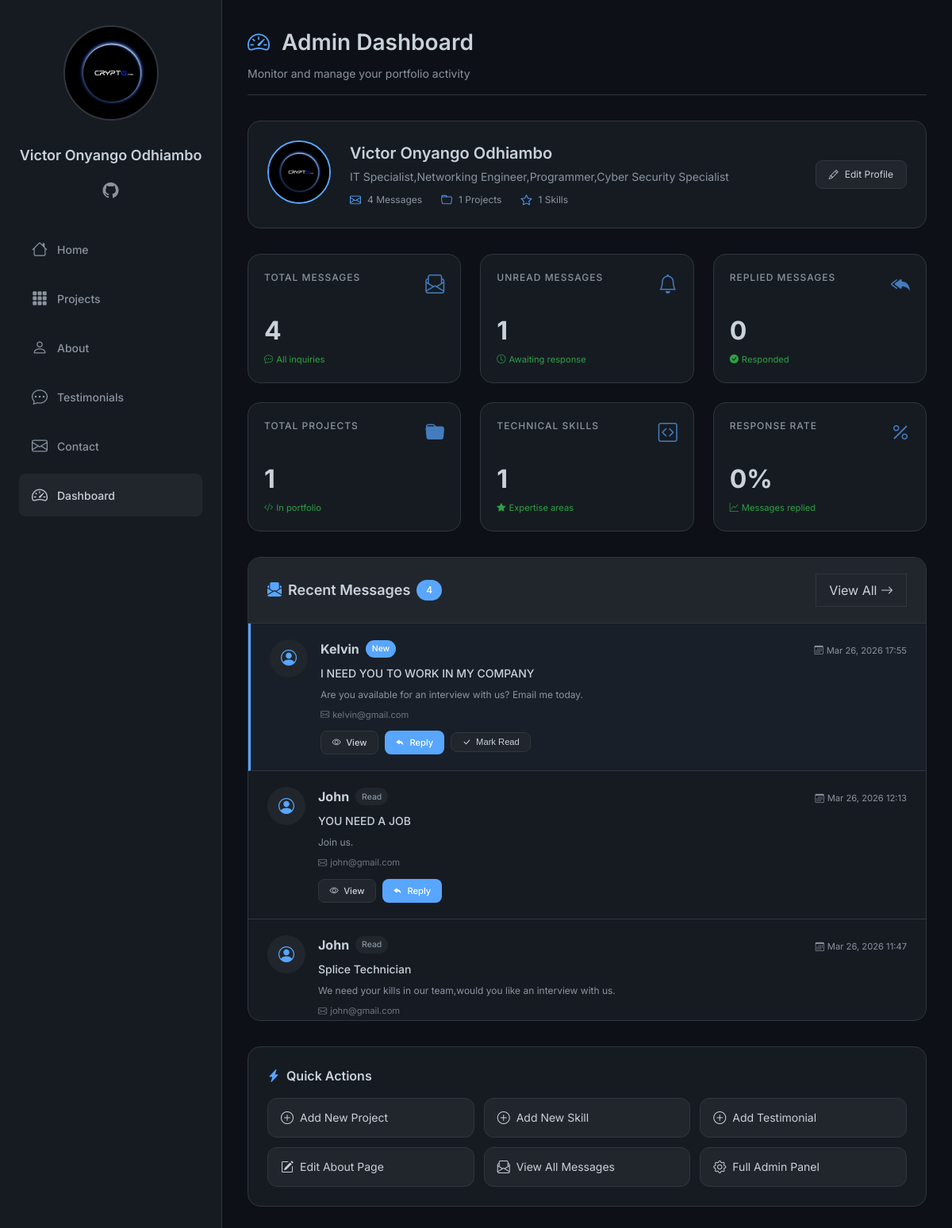
The page /dashboard/ (signed in) on the database its author committed.
### portfolio/models.py (models this page shows, shortened)
class About(models.Model):
    name = models.CharField(max_length=100, default="My Name")
    title = models.CharField(max_length=200, help_text="Your professional title")
    bio = models.TextField(help_text="Tell visitors about yourself")
    profile_image = models.ImageField(upload_to='profile/', blank=True, null=True)
    hero_background = models.ImageField(upload_to='hero/', blank=True, null=True, help_text="Background image for hero section")
    resume_file = models.FileField(upload_to='resume/', blank=True, null=True)
    email = models.EmailField()
    phone = models.CharField(max_length=20, blank=True)
    location = models.CharField(max_length=200, blank=True)
    github = models.URLField(blank=True)
    linkedin = models.URLField(blank=True)
    twitter = models.URLField(blank=True)
    updated_date = models.DateTimeField(auto_now=True)
    class Meta:
        verbose_name = 'About'
        verbose_name_plural = 'About'

class ContactMessage(models.Model):
    name = models.CharField(max_length=200)
    email = models.EmailField()
    subject = models.CharField(max_length=200)
    message = models.TextField()
    created_date = models.DateTimeField(auto_now_add=True)
    is_read = models.BooleanField(default=False)
    reply_subject = models.CharField(max_length=200, blank=True, null=True)
    reply_message = models.TextField(blank=True, null=True)
    reply_sent_date = models.DateTimeField(blank=True, null=True)
    is_replied = models.BooleanField(default=False)
    class Meta:
        ordering = ['-created_date']
        verbose_name = 'Contact Message'
        verbose_name_plural = 'Contact Messages'

### portfolio/views.py (the view)
# urls.py: path('dashboard/', views.dashboard, name='dashboard'),
@staff_member_required
def dashboard(request):
    all_messages = ContactMessage.objects.all().order_by('-created_date')
    unread_messages = all_messages.filter(is_read=False).count()
    read_messages = all_messages.filter(is_read=True).count()
    replied_messages = all_messages.filter(is_replied=True).count()
    about = About.objects.first()
    context = {
        'total_messages': all_messages.count(),
        'unread_messages': unread_messages,
        'read_messages': read_messages,
        'replied_messages': replied_messages,
        'messages_list': all_messages[:50],
        'total_projects': Project.objects.count(),
        'total_skills': Skill.objects.count(),
        'about': about,
    }
    return render(request, 'portfolio/dashboard.html', context)

### templates/portfolio/dashboard.html (shortened to what this page needs)
{% extends 'portfolio/base.html' %}
{% load static %}
{% block content %}
<div class="container">
    <div class="dashboard-container">
        <div class="dashboard-header">
            <h1>
                <i class="bi bi-speedometer2" style="color: var(--accent); margin-right: 0.5rem;"></i>
                Admin Dashboard
            </h1>
            <p>Monitor and manage your portfolio activity</p>
        </div>
        <div class="profile-summary">
            <div class="profile-summary-avatar">
                {% if about and about.profile_image %}
                    <img src="{{ about.profile_image.url }}" alt="{{ about.name }}">
                {% else %}
                    <div class="avatar-placeholder">
                        <i class="bi bi-person-fill"></i>
                    </div>
                {% endif %}
            </div>
            <div class="profile-summary-info">
                <h2>{% if about %}{{ about.name }}{% else %}Admin User{% endif %}</h2>
                <p>{% if about %}{{ about.title }}{% else %}Portfolio Administrator{% endif %}</p>
                <div class="profile-summary-stats">
                    <div class="profile-stat">
                        <i class="bi bi-envelope"></i>
                        <span>{{ total_messages|default:"0" }} Messages</span>
                    </div>
                    <div class="profile-stat">
                        <i class="bi bi-folder"></i>
                        <span>{{ total_projects|default:"0" }} Projects</span>
                    </div>
                    <div class="profile-stat">
                        <i class="bi bi-star"></i>
                        <span>{{ total_skills|default:"0" }} Skills</span>
                    </div>
                </div>
            </div>
            <div class="profile-summary-action">
                <a href="/admin/portfolio/about/1/change/" class="edit-profile-btn">
                    <i class="bi bi-pencil"></i> Edit Profile
                </a>
            </div>
        </div>
        <div class="stats-grid">
            <div class="stat-card">
                <div class="stat-header">
                    <h3>Total Messages</h3>
                    <i class="bi bi-envelope-paper stat-icon"></i>
                </div>
                <div class="stat-number">{{ total_messages|default:"0" }}</div>
                <div class="stat-trend">
                    <i class="bi bi-chat-dots"></i>
                    <span>All inquiries</span>
                </div>
            </div>
            <div class="stat-card">
                <div class="stat-header">
                    <h3>Unread Messages</h3>
                    <i class="bi bi-bell stat-icon"></i>
                </div>
                <div class="stat-number">{{ unread_messages|default:"0" }}</div>
                <div class="stat-trend">
                    <i class="bi bi-clock"></i>
                    <span>Awaiting response</span>
                </div>
            </div>
            <div class="stat-card">
                <div class="stat-header">
                    <h3>Replied Messages</h3>
                    <i class="bi bi-reply-all-fill stat-icon"></i>
                </div>
                <div class="stat-number">{{ replied_messages|default:"0" }}</div>
                <div class="stat-trend">
                    <i class="bi bi-check-circle-fill"></i>
                    <span>Responded</span>
                </div>
            </div>
            <div class="stat-card">
                <div class="stat-header">
                    <h3>Total Projects</h3>
                    <i class="bi bi-folder-fill stat-icon"></i>
                </div>
                <div class="stat-number">{{ total_projects|default:"0" }}</div>
                <div class="stat-trend">
                    <i class="bi bi-code-slash"></i>
                    <span>In portfolio</span>
                </div>
            </div>
            <div class="stat-card">
                <div class="stat-header">
                    <h3>Technical Skills</h3>
                    <i class="bi bi-code-square stat-icon"></i>
                </div>
                <div class="stat-number">{{ total_skills|default:"0" }}</div>
                <div class="stat-trend">
                    <i class="bi bi-star-fill"></i>
                    <span>Expertise areas</span>
                </div>
            </div>
            <div class="stat-card">
                <div class="stat-header">
                    <h3>Response Rate</h3>
                    <i class="bi bi-percent stat-icon"></i>
                </div>
                <div class="stat-number">
                    {% if total_messages > 0 %}
                        {{ replied_messages|floatformat:0 }}%
                    {% else %}
                        0%
                    {% endif %}
                </div>
                <div class="stat-trend">
                    <i class="bi bi-graph-up"></i>
                    <span>Messages replied</span>
                </div>
            </div>
        </div>
        <div class="messages-section">
            <div class="section-header">
                <h2>
                    <i class="bi bi-envelope-paper-fill"></i>
                    Recent Messages
                    <span class="message-count">{{ messages_list|length }}</span>
                </h2>
                <a href="/admin/portfolio/contactmessage/" class="btn-view" style="padding: 0.5rem 1rem; text-decoration: none;">
                    View All <i class="bi bi-arrow-right"></i>
                </a>
            </div>
            <div class="messages-list">
                {% for message in messages_list %}
                <div class="message-item {% if not message.is_read %}unread{% endif %}">
                    <div class="message-avatar">
                        <i class="bi bi-person-circle"></i>
                    </div>
                    <div class="message-content">
                        <div class="message-header">
                            <div class="message-sender">
                                <strong>{{ message.name }}</strong>
                                {% if not message.is_read %}
                                <span class="message-badge unread">New</span>
                                {% endif %}
                                {% if message.is_replied %}
                                <span class="message-badge replied">Replied</span>
                                {% elif message.is_read %}
                                <span class="message-badge read">Read</span>
                                {% endif %}
                            </div>
                            <div class="message-date">
                                <i class="bi bi-calendar3"></i>
                                {{ message.created_date|date:"M d, Y H:i" }}
                            </div>
                        </div>
                        <div class="message-subject">
                            {{ message.subject|default:"No subject" }}
                        </div>
                        <div class="message-preview">
                            {{ message.message|truncatechars:120 }}
                        </div>
                        <div class="message-email">
                            <i class="bi bi-envelope"></i>
                            {{ message.email }}
                        </div>
                        <div class="message-actions">
                            <a href="/admin/portfolio/contactmessage/{{ message.id }}/change/" class="btn-action btn-view" target="_blank">
                                <i class="bi bi-eye"></i> View
                            </a>
                            <a href="/admin/portfolio/contactmessage/{{ message.id }}/reply/" class="btn-action btn-reply" target="_blank">
                                <i class="bi bi-reply-fill"></i> Reply
                            </a>
                            {% if not message.is_read %}
                            <form method="post" action="{% url 'mark_message_read' message.id %}" style="display: inline;">
                                <button type="submit" class="btn-action btn-read">
                                    <i class="bi bi-check-lg"></i> Mark Read
                                </button>
                            </form>
                            {% endif %}
                        </div>
                    </div>
                </div>
                {% empty %}
                <div class="empty-state">
                    <i class="bi bi-inbox"></i>
                    <p>No messages yet</p>
                    <small>Messages from the contact form will appear here</small>
                </div>
                {% endfor %}
            </div>
        </div>
        <div class="quick-actions">
            <h3>
                <i class="bi bi-lightning-charge-fill"></i>
                Quick Actions
            </h3>
            <div class="actions-grid">
                <a href="/admin/portfolio/project/add/" class="quick-action-btn">
                    <i class="bi bi-plus-circle"></i>
                    Add New Project
                </a>
                <a href="/admin/portfolio/skill/add/" class="quick-action-btn">
                    <i class="bi bi-plus-circle"></i>
                    Add New Skill
                </a>
                <a href="/admin/portfolio/testimonial/add/" class="quick-action-btn">
                    <i class="bi bi-plus-circle"></i>
                    Add Testimonial
                </a>
                <a href="/admin/portfolio/about/1/change/" class="quick-action-btn">
                    <i class="bi bi-pencil-square"></i>
                    Edit About Page
                </a>
                <a href="/admin/portfolio/contactmessage/" class="quick-action-btn">
                    <i class="bi bi-envelope-paper"></i>
                    View All Messages
                </a>
                <a href="/admin/" class="quick-action-btn">
                    <i class="bi bi-gear"></i>
                    Full Admin Panel
                </a>
            </div>
        </div>
    </div>
</div>
{% endblock %}

### templates/portfolio/base.html (shortened to what this page needs)
<!DOCTYPE html>
<html lang="en">
<head>
    <link rel="stylesheet" href="https://cdn.jsdelivr.net/npm/bootstrap-icons@1.11.3/font/bootstrap-icons.min.css">
</head>
<body>
    <div class="wrapper">
        <aside class="sidebar" id="sidebar">
            <div class="profile-img">
                {% if about and about.profile_image %}
                    <img src="{{ about.profile_image.url }}" alt="{{ about.name }}">
                {% else %}
                    <div class="profile-placeholder">
                        {% if about %}{{ about.name|slice:":1" }}{% else %}P{% endif %}
                    </div>
                {% endif %}
            </div>
            <h1 class="sitename">{% if about %}{{ about.name }}{% else %}Portfolio{% endif %}</h1>
            <div class="social-links">
                {% if about and about.github %}
                <a href="{{ about.github }}" target="_blank" rel="noopener noreferrer"><i class="bi bi-github"></i></a>
                {% endif %}
            </div>
   <nav class="navmenu">
    <ul>
        <li><a href="{% url 'home' %}"><i class="bi bi-house"></i> Home</a></li>
        <li><a href="{% url 'projects' %}"><i class="bi bi-grid-3x3-gap-fill"></i> Projects</a></li>
        <li><a href="{% url 'about' %}"><i class="bi bi-person"></i> About</a></li>
        <li><a href="{% url 'testimonials' %}"><i class="bi bi-chat-dots"></i> Testimonials</a></li>
        <li><a href="{% url 'contact' %}"><i class="bi bi-envelope"></i> Contact</a></li>
        {% if user.is_staff or user.is_superuser %}
        <li><a href="{% url 'dashboard' %}"><i class="bi bi-speedometer2"></i> Dashboard</a></li>
        {% endif %}
    </ul>
</nav>
        </aside>
        <main class="main-content" id="mainContent">
            {% block content %}{% endblock %}
        </main>
    </div>
</body>
</html>

### rows shown on the page
About: profile_image (picture), name "Victor Onyango Odhiambo", title "IT Specialist,Networking Engineer,Programmer,Cyber Security Specialist"
ContactMessage: name "Kelvin", is_read "New", created_date "Mar 26, 2026 17:55", subject "I NEED YOU TO WORK IN MY COMPANY", message "Are you available for an interview with us? Email me today.", email "kelvin@gmail.com"
ContactMessage: name "John", is_replied "Read", created_date "Mar 26, 2026 12:13", subject "YOU NEED A JOB", message "Join us.", email "john@gmail.com"
ContactMessage: name "John", is_replied "Read", created_date "Mar 26, 2026 11:47", subject "Splice Technician", message "We need your kills in our team,would you like an interview with us.", email "john@gmail.com"

### other values the page prints
{{ total_messages|default:"0" }} "4"
{{ total_projects|default:"0" }} "1"
{{ total_skills|default:"0" }} "1"
{{ unread_messages|default:"0" }} "1"
{{ replied_messages|default:"0" }} "0"
{{ replied_messages|floatformat:0 }} "0"
{{ messages_list|length }} "4"
